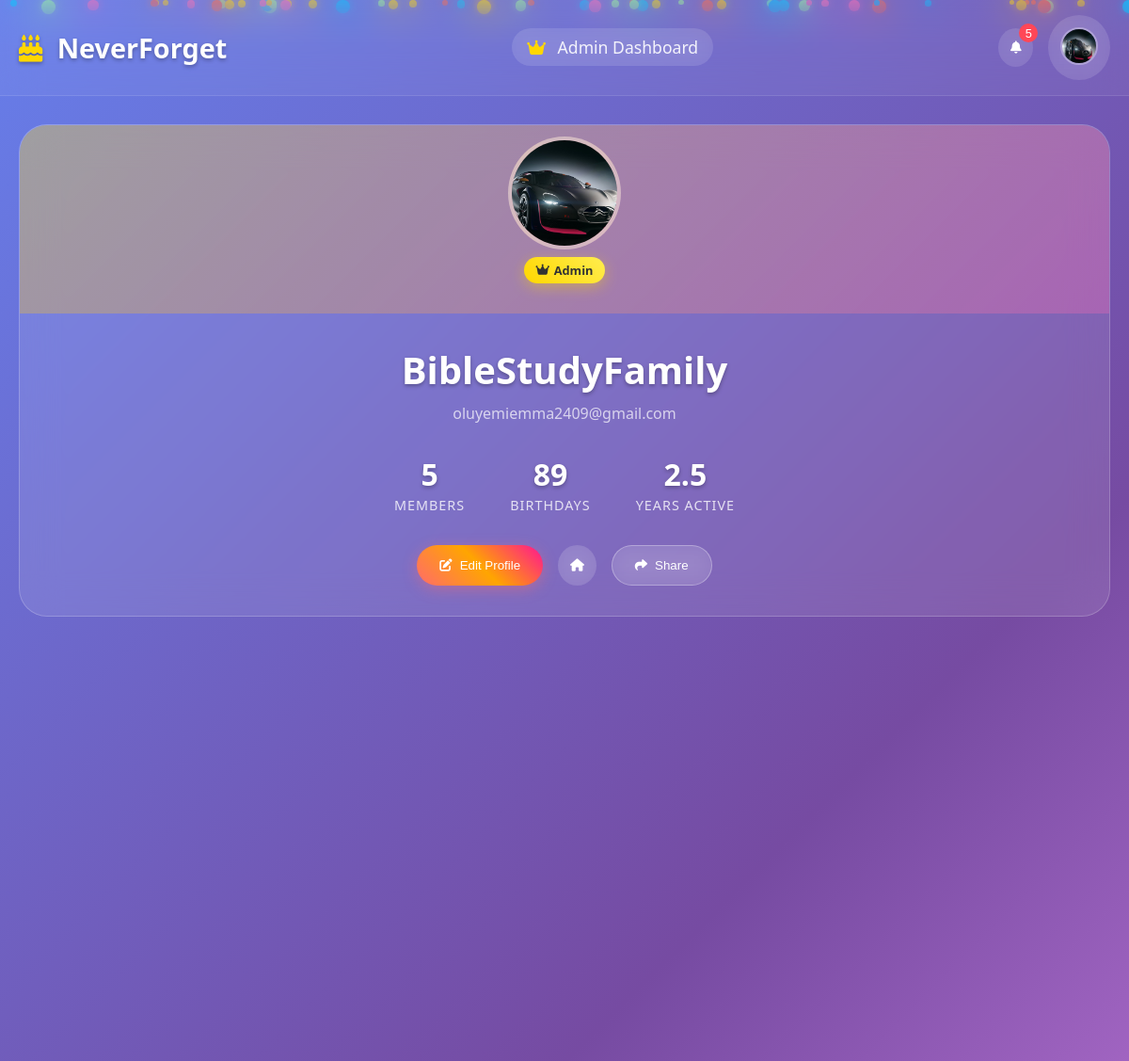
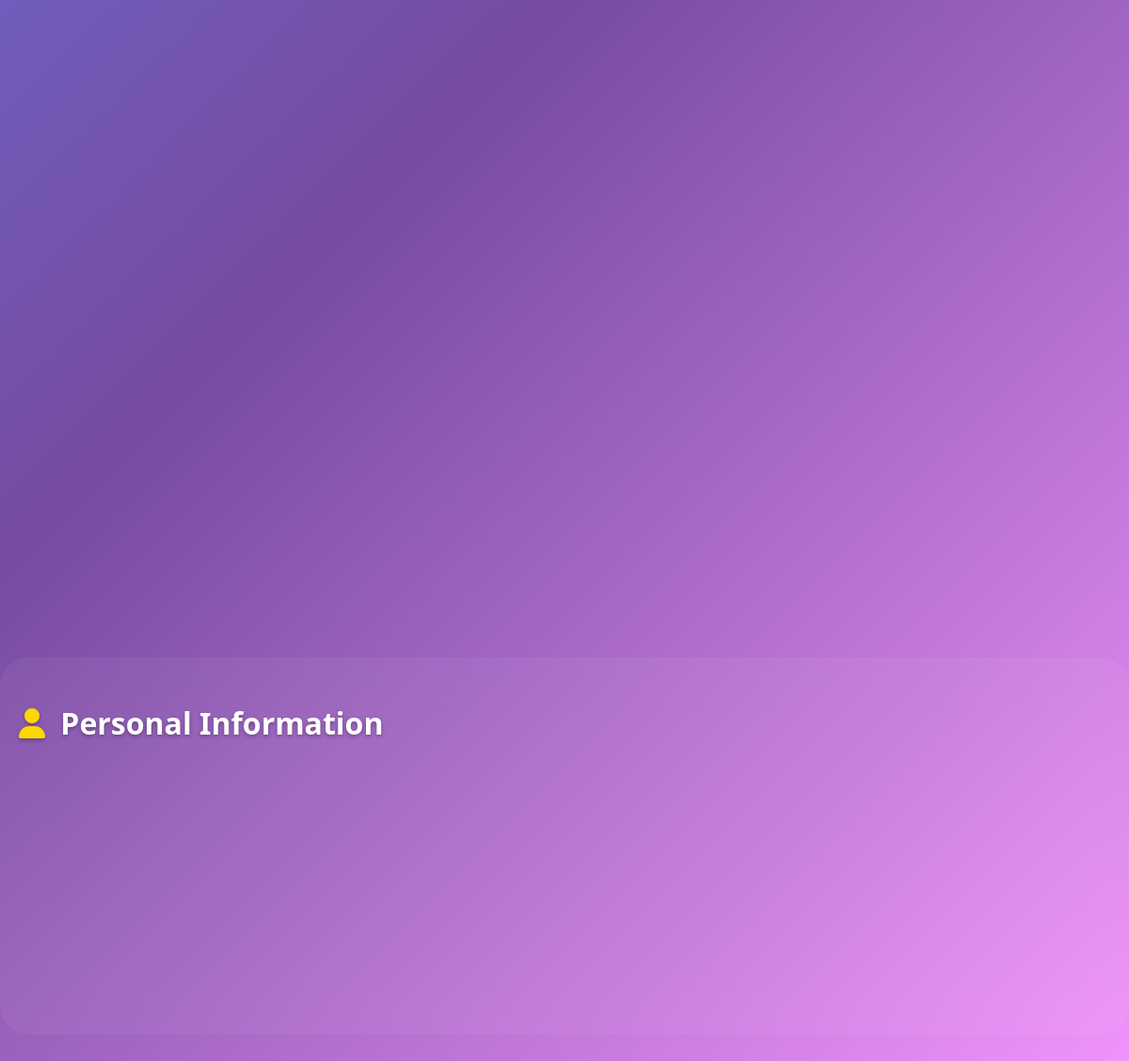
Screenshot of /profile (signed in) with the database file from the repository (2 pictures, top to bottom).
### App/models.py (models this page shows, shortened)
class AdminProfile(models.Model):
    user = models.ForeignKey(User, on_delete=models.CASCADE , null=True)
    community_name = models.CharField(max_length=50, null=True)
    adminImage = models.ImageField(upload_to='Admin Images', null=True, blank=True)
    email = models.EmailField(max_length=254)
    phone_number = PhoneNumberField(region='NG')
    birthday = models.DateField(auto_now=False, auto_now_add=False, null=True)

### App/views.py (the view)
# urls.py: path('profile', views.profile, name='profile'),
@login_required(login_url='login')
def profile(request):
    user_obj = User.objects.get(username=request.user)
    adminProfile = AdminProfile.objects.get(user=user_obj)
    all_birthdays = BirthdayInfo.objects.filter(community_user_name=user_obj)
    number_of_community_members = len(all_birthdays)
    context ={
        'adminProfile':adminProfile,
        'number_of_community_members':number_of_community_members,
    }
    return render(request, 'adminProfile.html', context)

### templates/adminProfile.html (shortened to what this page needs)
{% load static %}
<!DOCTYPE html>
<html lang="en">
  <head>
    <link
      rel="stylesheet"
      href="https://cdnjs.cloudflare.com/ajax/libs/font-awesome/6.4.0/css/all.min.css"
    />
    <link rel="stylesheet" href="{% static 'adminProfile.css' %}" />
  </head>
  <body>
    <div class="birthday-animation" id="particles"></div>
    <header>
      <nav class="container">
        <div class="logo">
          <i class="fas fa-birthday-cake"></i>
          NeverForget
        </div>
        <div class="nav-center">
          <span class="community-name">
            <i class="fas fa-crown"></i>
            Admin Dashboard
          </span>
        </div>
        <div class="nav-right">
          <button class="btn-icon" onclick="toggleNotifications()">
            <i class="fas fa-bell"></i>
            <span class="notification-badge">5</span>
          </button>
          <div class="user-menu">
            <button
              class="btn-icon profile-toggle"
              onclick="toggleProfileMenu()"
            >
              <img
                src="{{adminProfile.adminImage.url}}"
                alt="Profile"
                class="profile-pic"
              />
            </button>
          </div>
        </div>
      </nav>
    </header>
    <main>
      <section class="profile-header-section">
        <div class="container">
          <div class="profile-header-card">
            <div class="profile-cover">
              <div class="profile-avatar-container">
                <div class="profile-avatar">
                  <img
                    src="{{adminProfile.adminImage.url}}"
                    alt="Admin Profile"
                    id="profileImage"
                  />
                </div>
                <div class="admin-badge">
                  <i class="fas fa-crown"></i>
                  Admin
                </div>
              </div>
            </div>
            <div class="profile-info">
              <h1 class="profile-name" id="profileName">{{adminProfile.user}}</h1>
              <p class="profile-email">{{adminProfile.email}}</p>
              <div class="profile-stats">
                <div class="stat-item">
                  <span class="stat-number">{{number_of_community_members}}</span>
                  <span class="stat-label">Members</span>
                </div>
                <div class="stat-item">
                  <span class="stat-number">89</span>
                  <span class="stat-label">Birthdays</span>
                </div>
                <div class="stat-item">
                  <span class="stat-number">2.5</span>
                  <span class="stat-label">Years Active</span>
                </div>
              </div>
              <div class="profile-actions">
                <button class="btn btn-primary" onclick="editProfile()">
                  <i class="fas fa-edit"></i>
                  Edit Profile
                </button>
                <button class="btn-icon" onclick="goHome()">
            <i class="fas fa-home"></i>
          </button>
                <button class="btn btn-secondary" onclick="shareProfile()">
                  <i class="fas fa-share"></i>
                  Share
                </button>
              </div>
            </div>
          </div>
        </div>
      </section>
      <section class="dashboard-section">
        <div class="container">
          <div class="dashboard-grid">
          </div>
        </div>
      </section>
<main>
<section class="personal-info-section">
    <div class="container">
        <div class="section-header">
            <h2><i class="fas fa-user"></i> Personal Information</h2>
        </div>
        <div class="info-grid">
        </div>
    </div>
</section>
</main>
  </body>
</html>

### rows the page displays
AdminProfile: adminImage (picture), user "BibleStudyFamily", email "oluyemiemma2409@gmail.com"

### other values shown
{{ number_of_community_members }} "5"
